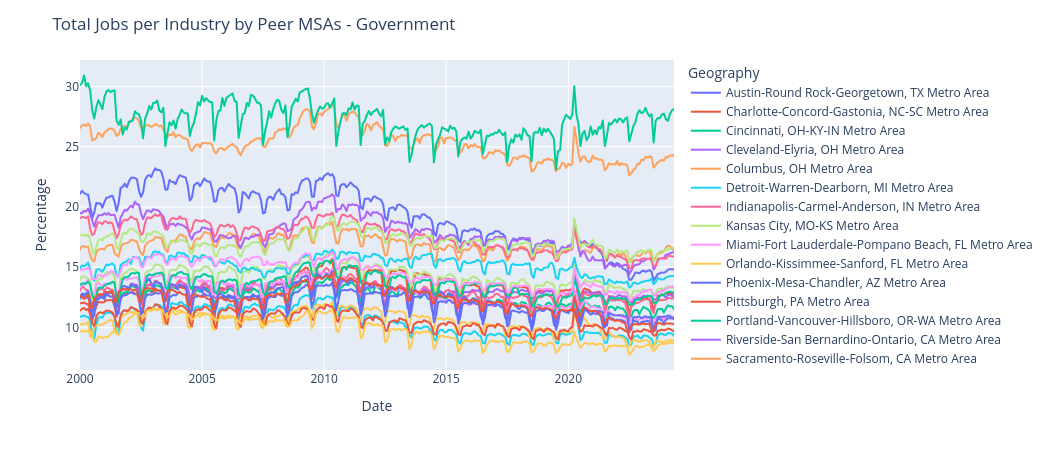
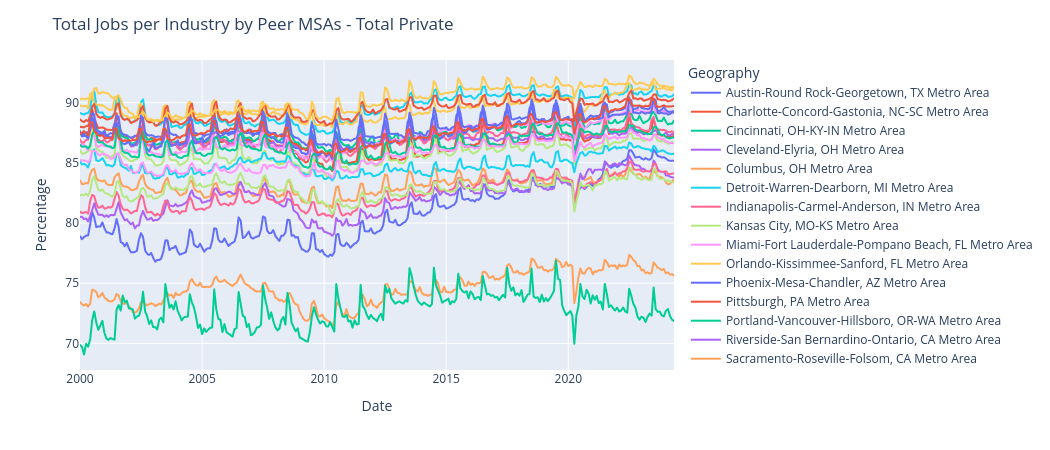

Here is the notebook cell these charts were saved with, in order:
### Code cell
def plot_lines(
    df=df_jobs, 
           loop_vars=loop_vars, by_msa=by_msa, geography=geography, 
            variable=variable, value_column=y,
            x=x, y=y,
            color=color, line_dash=line_dash, markers=markers,
            plot_title=plot_title, plot_name=plot_name, export=export
):
    if by_msa:
        df = df[df[geography] != 'All']
    else:
        df = df[df[geography] == 'All']#.drop(geography, axis=1)

    if loop_vars:
        if y == 'Percentage':
            df = df[df[variable] != 'All']
        unique_vars = df[variable].unique()
        for var in unique_vars:
            df2 = df[df[variable] == var]
            fig = px.line(df2, x=x, y=y, color=color, line_dash=line_dash, markers=markers)
            fig.update_layout(title=f'{plot_title} - {var}', xaxis_title="Date")
            # if export:
            #     fig.write_html(os.path.join(path_plots, f'{indicator_name}_{plot_name}_{var}_line.html'))
            fig.update_layout(autosize=False, width=1050, height=450, )
            fig.show()
    else:
        fig = px.line(df, x=x, y=y, color=color, line_dash=line_dash, markers=markers)
        fig.update_layout(title=plot_title, xaxis_title="Date")
        # if export:
        #     fig.write_html(os.path.join(path_plots, f'{indicator_name}_{plot_name}_line.html'))
        fig.update_layout(autosize=False, width=1050, height=450)
        fig.show()

plot_lines()

### Figure 1 — Plotly figure (JSON) as saved in the notebook; plotly's stock layout.template omitted (floating-point values rounded to 4 significant figures; data arrays with more than 128 entries replaced by an {"elided": "..."} marker saying what was removed)
{"data": [{"hovertemplate": "Geography=Austin-Round Rock-Georgetown, TX Metro Area<br>date_=%{x}<br>Percentage=%{y}<extra></extra>", "legendgroup": "Austin-Round Rock-Georgetown, TX Metro Area", "line": {"color": "#636efa", "dash": "solid"}, "marker": {"symbol": "circle"}, "mode": "lines", "name": "Austin-Round Rock-Georgetown, TX Metro Area", "showlegend": true, "type": "scattergl", "x": {"elided": "293 str values"}, "xaxis": "x", "y": {"elided": "293 float values"}, "yaxis": "y"}, {"hovertemplate": "Geography=Charlotte-Concord-Gastonia, NC-SC Metro Area<br>date_=%{x}<br>Percentage=%{y}<extra></extra>", "legendgroup": "Charlotte-Concord-Gastonia, NC-SC Metro Area", "line": {"color": "#EF553B", "dash": "solid"}, "marker": {"symbol": "circle"}, "mode": "lines", "name": "Charlotte-Concord-Gastonia, NC-SC Metro Area", "showlegend": true, "type": "scattergl", "x": {"elided": "293 str values"}, "xaxis": "x", "y": {"elided": "293 float values"}, "yaxis": "y"}, {"hovertemplate": "Geography=Cincinnati, OH-KY-IN Metro Area<br>date_=%{x}<br>Percentage=%{y}<extra></extra>", "legendgroup": "Cincinnati, OH-KY-IN Metro Area", "line": {"color": "#00cc96", "dash": "solid"}, "marker": {"symbol": "circle"}, "mode": "lines", "name": "Cincinnati, OH-KY-IN Metro Area", "showlegend": true, "type": "scattergl", "x": {"elided": "293 str values"}, "xaxis": "x", "y": {"elided": "293 float values"}, "yaxis": "y"}, {"hovertemplate": "Geography=Cleveland-Elyria, OH Metro Area<br>date_=%{x}<br>Percentage=%{y}<extra></extra>", "legendgroup": "Cleveland-Elyria, OH Metro Area", "line": {"color": "#ab63fa", "dash": "solid"}, "marker": {"symbol": "circle"}, "mode": "lines", "name": "Cleveland-Elyria, OH Metro Area", "showlegend": true, "type": "scattergl", "x": {"elided": "293 str values"}, "xaxis": "x", "y": {"elided": "293 float values"}, "yaxis": "y"}, {"hovertemplate": "Geography=Columbus, OH Metro Area<br>date_=%{x}<br>Percentage=%{y}<extra></extra>", "legendgroup": "Columbus, OH Metro Area", "line": {"color": "#FFA15A", "dash": "solid"}, "marker": {"symbol": "circle"}, "mode": "lines", "name": "Columbus, OH Metro Area", "showlegend": true, "type": "scattergl", "x": {"elided": "293 str values"}, "xaxis": "x", "y": {"elided": "293 float values"}, "yaxis": "y"}, {"hovertemplate": "Geography=Detroit-Warren-Dearborn, MI Metro Area<br>date_=%{x}<br>Percentage=%{y}<extra></extra>", "legendgroup": "Detroit-Warren-Dearborn, MI Metro Area", "line": {"color": "#19d3f3", "dash": "solid"}, "marker": {"symbol": "circle"}, "mode": "lines", "name": "Detroit-Warren-Dearborn, MI Metro Area", "showlegend": true, "type": "scattergl", "x": {"elided": "293 str values"}, "xaxis": "x", "y": {"elided": "293 float values"}, "yaxis": "y"}, {"hovertemplate": "Geography=Indianapolis-Carmel-Anderson, IN Metro Area<br>date_=%{x}<br>Percentage=%{y}<extra></extra>", "legendgroup": "Indianapolis-Carmel-Anderson, IN Metro Area", "line": {"color": "#FF6692", "dash": "solid"}, "marker": {"symbol": "circle"}, "mode": "lines", "name": "Indianapolis-Carmel-Anderson, IN Metro Area", "showlegend": true, "type": "scattergl", "x": {"elided": "293 str values"}, "xaxis": "x", "y": {"elided": "293 float values"}, "yaxis": "y"}, {"hovertemplate": "Geography=Kansas City, MO-KS Metro Area<br>date_=%{x}<br>Percentage=%{y}<extra></extra>", "legendgroup": "Kansas City, MO-KS Metro Area", "line": {"color": "#B6E880", "dash": "solid"}, "marker": {"symbol": "circle"}, "mode": "lines", "name": "Kansas City, MO-KS Metro Area", "showlegend": true, "type": "scattergl", "x": {"elided": "293 str values"}, "xaxis": "x", "y": {"elided": "293 float values"}, "yaxis": "y"}, {"hovertemplate": "Geography=Miami-Fort Lauderdale-Pompano Beach, FL Metro Area<br>date_=%{x}<br>Percentage=%{y}<extra></extra>", "legendgroup": "Miami-Fort Lauderdale-Pompano Beach, FL Metro Area", "line": {"color": "#FF97FF", "dash": "solid"}, "marker": {"symbol": "circle"}, "mode": "lines", "name": "Miami-Fort Lauderdale-Pompano Beach, FL Metro Area", "showlegend": true, "type": "scattergl", "x": {"elided": "293 str values"}, "xaxis": "x", "y": {"elided": "293 float values"}, "yaxis": "y"}, {"hovertemplate": "Geography=Orlando-Kissimmee-Sanford, FL Metro Area<br>date_=%{x}<br>Percentage=%{y}<extra></extra>", "legendgroup": "Orlando-Kissimmee-Sanford, FL Metro Area", "line": {"color": "#FECB52", "dash": "solid"}, "marker": {"symbol": "circle"}, "mode": "lines", "name": "Orlando-Kissimmee-Sanford, FL Metro Area", "showlegend": true, "type": "scattergl", "x": {"elided": "293 str values"}, "xaxis": "x", "y": {"elided": "293 float values"}, "yaxis": "y"}, {"hovertemplate": "Geography=Phoenix-Mesa-Chandler, AZ Metro Area<br>date_=%{x}<br>Percentage=%{y}<extra></extra>", "legendgroup": "Phoenix-Mesa-Chandler, AZ Metro Area", "line": {"color": "#636efa", "dash": "solid"}, "marker": {"symbol": "circle"}, "mode": "lines", "name": "Phoenix-Mesa-Chandler, AZ Metro Area", "showlegend": true, "type": "scattergl", "x": {"elided": "293 str values"}, "xaxis": "x", "y": {"elided": "293 float values"}, "yaxis": "y"}, {"hovertemplate": "Geography=Pittsburgh, PA Metro Area<br>date_=%{x}<br>Percentage=%{y}<extra></extra>", "legendgroup": "Pittsburgh, PA Metro Area", "line": {"color": "#EF553B", "dash": "solid"}, "marker": {"symbol": "circle"}, "mode": "lines", "name": "Pittsburgh, PA Metro Area", "showlegend": true, "type": "scattergl", "x": {"elided": "293 str values"}, "xaxis": "x", "y": {"elided": "293 float values"}, "yaxis": "y"}, {"hovertemplate": "Geography=Portland-Vancouver-Hillsboro, OR-WA Metro Area<br>date_=%{x}<br>Percentage=%{y}<extra></extra>", "legendgroup": "Portland-Vancouver-Hillsboro, OR-WA Metro Area", "line": {"color": "#00cc96", "dash": "solid"}, "marker": {"symbol": "circle"}, "mode": "lines", "name": "Portland-Vancouver-Hillsboro, OR-WA Metro Area", "showlegend": true, "type": "scattergl", "x": {"elided": "293 str values"}, "xaxis": "x", "y": {"elided": "293 float values"}, "yaxis": "y"}, {"hovertemplate": "Geography=Riverside-San Bernardino-Ontario, CA Metro Area<br>date_=%{x}<br>Percentage=%{y}<extra></extra>", "legendgroup": "Riverside-San Bernardino-Ontario, CA Metro Area", "line": {"color": "#ab63fa", "dash": "solid"}, "marker": {"symbol": "circle"}, "mode": "lines", "name": "Riverside-San Bernardino-Ontario, CA Metro Area", "showlegend": true, "type": "scattergl", "x": {"elided": "293 str values"}, "xaxis": "x", "y": {"elided": "293 float values"}, "yaxis": "y"}, {"hovertemplate": "Geography=Sacramento-Roseville-Folsom, CA Metro Area<br>date_=%{x}<br>Percentage=%{y}<extra></extra>", "legendgroup": "Sacramento-Roseville-Folsom, CA Metro Area", "line": {"color": "#FFA15A", "dash": "solid"}, "marker": {"symbol": "circle"}, "mode": "lines", "name": "Sacramento-Roseville-Folsom, CA Metro Area", "showlegend": true, "type": "scattergl", "x": {"elided": "293 str values"}, "xaxis": "x", "y": {"elided": "293 float values"}, "yaxis": "y"}, {"hovertemplate": "Geography=Salt Lake City, UT Metro Area<br>date_=%{x}<br>Percentage=%{y}<extra></extra>", "legendgroup": "Salt Lake City, UT Metro Area", "line": {"color": "#19d3f3", "dash": "solid"}, "marker": {"symbol": "circle"}, "mode": "lines", "name": "Salt Lake City, UT Metro Area", "showlegend": true, "type": "scattergl", "x": {"elided": "293 str values"}, "xaxis": "x", "y": {"elided": "293 float values"}, "yaxis": "y"}, {"hovertemplate": "Geography=San Antonio-New Braunfels, TX Metro Area<br>date_=%{x}<br>Percentage=%{y}<extra></extra>", "legendgroup": "San Antonio-New Braunfels, TX Metro Area", "line": {"color": "#FF6692", "dash": "solid"}, "marker": {"symbol": "circle"}, "mode": "lines", "name": "San Antonio-New Braunfels, TX Metro Area", "showlegend": true, "type": "scattergl", "x": {"elided": "293 str values"}, "xaxis": "x", "y": {"elided": "293 float values"}, "yaxis": "y"}, {"hovertemplate": "Geography=San Diego-Chula Vista-Carlsbad, CA Metro Area<br>date_=%{x}<br>Percentage=%{y}<extra></extra>", "legendgroup": "San Diego-Chula Vista-Carlsbad, CA Metro Area", "line": {"color": "#B6E880", "dash": "solid"}, "marker": {"symbol": "circle"}, "mode": "lines", "name": "San Diego-Chula Vista-Carlsbad, CA Metro Area", "showlegend": true, "type": "scattergl", "x": {"elided": "293 str values"}, "xaxis": "x", "y": {"elided": "293 float values"}, "yaxis": "y"}, {"hovertemplate": "Geography=San Francisco-Oakland-Berkeley, CA Metro Area<br>date_=%{x}<br>Percentage=%{y}<extra></extra>", "legendgroup": "San Francisco-Oakland-Berkeley, CA Metro Area", "line": {"color": "#FF97FF", "dash": "solid"}, "marker": {"symbol": "circle"}, "mode": "lines", "name": "San Francisco-Oakland-Berkeley, CA Metro Area", "showlegend": true, "type": "scattergl", "x": {"elided": "293 str values"}, "xaxis": "x", "y": {"elided": "293 float values"}, "yaxis": "y"}, {"hovertemplate": "Geography=San Jose-Sunnyvale-Santa Clara, CA Metro Area<br>date_=%{x}<br>Percentage=%{y}<extra></extra>", "legendgroup": "San Jose-Sunnyvale-Santa Clara, CA Metro Area", "line": {"color": "#FECB52", "dash": "solid"}, "marker": {"symbol": "circle"}, "mode": "lines", "name": "San Jose-Sunnyvale-Santa Clara, CA Metro Area", "showlegend": true, "type": "scattergl", "x": {"elided": "293 str values"}, "xaxis": "x", "y": {"elided": "293 float values"}, "yaxis": "y"}, {"hovertemplate": "Geography=St. Louis, MO-IL Metro Area<br>date_=%{x}<br>Percentage=%{y}<extra></extra>", "legendgroup": "St. Louis, MO-IL Metro Area", "line": {"color": "#636efa", "dash": "solid"}, "marker": {"symbol": "circle"}, "mode": "lines", "name": "St. Louis, MO-IL Metro Area", "showlegend": true, "type": "scattergl", "x": {"elided": "293 str values"}, "xaxis": "x", "y": {"elided": "293 float values"}, "yaxis": "y"}, {"hovertemplate": "Geography=Tampa-St. Petersburg-Clearwater, FL Metro Area<br>date_=%{x}<br>Percentage=%{y}<extra></extra>", "legendgroup": "Tampa-St. Petersburg-Clearwater, FL Metro Area", "line": {"color": "#EF553B", "dash": "solid"}, "marker": {"symbol": "circle"}, "mode": "lines", "name": "Tampa-St. Petersburg-Clearwater, FL Metro Area", "showlegend": true, "type": "scattergl", "x": {"elided": "293 str values"}, "xaxis": "x", "y": {"elided": "293 float values"}, "yaxis": "y"}, {"hovertemplate": "Geography=Yuba City, CA Metro Area<br>date_=%{x}<br>Percentage=%{y}<extra></extra>", "legendgroup": "Yuba City, CA Metro Area", "line": {"color": "#00cc96", "dash": "solid"}, "marker": {"symbol": "circle"}, "mode": "lines", "name": "Yuba City, CA Metro Area", "showlegend": true, "type": "scattergl", "x": {"elided": "293 str values"}, "xaxis": "x", "y": {"elided": "293 float values"}, "yaxis": "y"}], "layout": {"autosize": false, "height": 450, "legend": {"title": {"text": "Geography"}, "tracegroupgap": 0}, "margin": {"t": 60}, "title": {"text": "Total Jobs per Industry by Peer MSAs - Government"}, "width": 1050, "xaxis": {"anchor": "y", "domain": [0, 1], "title": {"text": "Date"}}, "yaxis": {"anchor": "x", "domain": [0, 1], "title": {"text": "Percentage"}}}}

### Figure 2 — Plotly figure (JSON) as saved in the notebook; plotly's stock layout.template omitted (floating-point values rounded to 4 significant figures; data arrays with more than 128 entries replaced by an {"elided": "..."} marker saying what was removed)
{"data": [{"hovertemplate": "Geography=Austin-Round Rock-Georgetown, TX Metro Area<br>date_=%{x}<br>Percentage=%{y}<extra></extra>", "legendgroup": "Austin-Round Rock-Georgetown, TX Metro Area", "line": {"color": "#636efa", "dash": "solid"}, "marker": {"symbol": "circle"}, "mode": "lines", "name": "Austin-Round Rock-Georgetown, TX Metro Area", "showlegend": true, "type": "scattergl", "x": {"elided": "293 str values"}, "xaxis": "x", "y": {"elided": "293 float values"}, "yaxis": "y"}, {"hovertemplate": "Geography=Charlotte-Concord-Gastonia, NC-SC Metro Area<br>date_=%{x}<br>Percentage=%{y}<extra></extra>", "legendgroup": "Charlotte-Concord-Gastonia, NC-SC Metro Area", "line": {"color": "#EF553B", "dash": "solid"}, "marker": {"symbol": "circle"}, "mode": "lines", "name": "Charlotte-Concord-Gastonia, NC-SC Metro Area", "showlegend": true, "type": "scattergl", "x": {"elided": "293 str values"}, "xaxis": "x", "y": {"elided": "293 float values"}, "yaxis": "y"}, {"hovertemplate": "Geography=Cincinnati, OH-KY-IN Metro Area<br>date_=%{x}<br>Percentage=%{y}<extra></extra>", "legendgroup": "Cincinnati, OH-KY-IN Metro Area", "line": {"color": "#00cc96", "dash": "solid"}, "marker": {"symbol": "circle"}, "mode": "lines", "name": "Cincinnati, OH-KY-IN Metro Area", "showlegend": true, "type": "scattergl", "x": {"elided": "293 str values"}, "xaxis": "x", "y": {"elided": "293 float values"}, "yaxis": "y"}, {"hovertemplate": "Geography=Cleveland-Elyria, OH Metro Area<br>date_=%{x}<br>Percentage=%{y}<extra></extra>", "legendgroup": "Cleveland-Elyria, OH Metro Area", "line": {"color": "#ab63fa", "dash": "solid"}, "marker": {"symbol": "circle"}, "mode": "lines", "name": "Cleveland-Elyria, OH Metro Area", "showlegend": true, "type": "scattergl", "x": {"elided": "293 str values"}, "xaxis": "x", "y": {"elided": "293 float values"}, "yaxis": "y"}, {"hovertemplate": "Geography=Columbus, OH Metro Area<br>date_=%{x}<br>Percentage=%{y}<extra></extra>", "legendgroup": "Columbus, OH Metro Area", "line": {"color": "#FFA15A", "dash": "solid"}, "marker": {"symbol": "circle"}, "mode": "lines", "name": "Columbus, OH Metro Area", "showlegend": true, "type": "scattergl", "x": {"elided": "293 str values"}, "xaxis": "x", "y": {"elided": "293 float values"}, "yaxis": "y"}, {"hovertemplate": "Geography=Detroit-Warren-Dearborn, MI Metro Area<br>date_=%{x}<br>Percentage=%{y}<extra></extra>", "legendgroup": "Detroit-Warren-Dearborn, MI Metro Area", "line": {"color": "#19d3f3", "dash": "solid"}, "marker": {"symbol": "circle"}, "mode": "lines", "name": "Detroit-Warren-Dearborn, MI Metro Area", "showlegend": true, "type": "scattergl", "x": {"elided": "293 str values"}, "xaxis": "x", "y": {"elided": "293 float values"}, "yaxis": "y"}, {"hovertemplate": "Geography=Indianapolis-Carmel-Anderson, IN Metro Area<br>date_=%{x}<br>Percentage=%{y}<extra></extra>", "legendgroup": "Indianapolis-Carmel-Anderson, IN Metro Area", "line": {"color": "#FF6692", "dash": "solid"}, "marker": {"symbol": "circle"}, "mode": "lines", "name": "Indianapolis-Carmel-Anderson, IN Metro Area", "showlegend": true, "type": "scattergl", "x": {"elided": "293 str values"}, "xaxis": "x", "y": {"elided": "293 float values"}, "yaxis": "y"}, {"hovertemplate": "Geography=Kansas City, MO-KS Metro Area<br>date_=%{x}<br>Percentage=%{y}<extra></extra>", "legendgroup": "Kansas City, MO-KS Metro Area", "line": {"color": "#B6E880", "dash": "solid"}, "marker": {"symbol": "circle"}, "mode": "lines", "name": "Kansas City, MO-KS Metro Area", "showlegend": true, "type": "scattergl", "x": {"elided": "293 str values"}, "xaxis": "x", "y": {"elided": "293 float values"}, "yaxis": "y"}, {"hovertemplate": "Geography=Miami-Fort Lauderdale-Pompano Beach, FL Metro Area<br>date_=%{x}<br>Percentage=%{y}<extra></extra>", "legendgroup": "Miami-Fort Lauderdale-Pompano Beach, FL Metro Area", "line": {"color": "#FF97FF", "dash": "solid"}, "marker": {"symbol": "circle"}, "mode": "lines", "name": "Miami-Fort Lauderdale-Pompano Beach, FL Metro Area", "showlegend": true, "type": "scattergl", "x": {"elided": "293 str values"}, "xaxis": "x", "y": {"elided": "293 float values"}, "yaxis": "y"}, {"hovertemplate": "Geography=Orlando-Kissimmee-Sanford, FL Metro Area<br>date_=%{x}<br>Percentage=%{y}<extra></extra>", "legendgroup": "Orlando-Kissimmee-Sanford, FL Metro Area", "line": {"color": "#FECB52", "dash": "solid"}, "marker": {"symbol": "circle"}, "mode": "lines", "name": "Orlando-Kissimmee-Sanford, FL Metro Area", "showlegend": true, "type": "scattergl", "x": {"elided": "293 str values"}, "xaxis": "x", "y": {"elided": "293 float values"}, "yaxis": "y"}, {"hovertemplate": "Geography=Phoenix-Mesa-Chandler, AZ Metro Area<br>date_=%{x}<br>Percentage=%{y}<extra></extra>", "legendgroup": "Phoenix-Mesa-Chandler, AZ Metro Area", "line": {"color": "#636efa", "dash": "solid"}, "marker": {"symbol": "circle"}, "mode": "lines", "name": "Phoenix-Mesa-Chandler, AZ Metro Area", "showlegend": true, "type": "scattergl", "x": {"elided": "293 str values"}, "xaxis": "x", "y": {"elided": "293 float values"}, "yaxis": "y"}, {"hovertemplate": "Geography=Pittsburgh, PA Metro Area<br>date_=%{x}<br>Percentage=%{y}<extra></extra>", "legendgroup": "Pittsburgh, PA Metro Area", "line": {"color": "#EF553B", "dash": "solid"}, "marker": {"symbol": "circle"}, "mode": "lines", "name": "Pittsburgh, PA Metro Area", "showlegend": true, "type": "scattergl", "x": {"elided": "293 str values"}, "xaxis": "x", "y": {"elided": "293 float values"}, "yaxis": "y"}, {"hovertemplate": "Geography=Portland-Vancouver-Hillsboro, OR-WA Metro Area<br>date_=%{x}<br>Percentage=%{y}<extra></extra>", "legendgroup": "Portland-Vancouver-Hillsboro, OR-WA Metro Area", "line": {"color": "#00cc96", "dash": "solid"}, "marker": {"symbol": "circle"}, "mode": "lines", "name": "Portland-Vancouver-Hillsboro, OR-WA Metro Area", "showlegend": true, "type": "scattergl", "x": {"elided": "293 str values"}, "xaxis": "x", "y": {"elided": "293 float values"}, "yaxis": "y"}, {"hovertemplate": "Geography=Riverside-San Bernardino-Ontario, CA Metro Area<br>date_=%{x}<br>Percentage=%{y}<extra></extra>", "legendgroup": "Riverside-San Bernardino-Ontario, CA Metro Area", "line": {"color": "#ab63fa", "dash": "solid"}, "marker": {"symbol": "circle"}, "mode": "lines", "name": "Riverside-San Bernardino-Ontario, CA Metro Area", "showlegend": true, "type": "scattergl", "x": {"elided": "293 str values"}, "xaxis": "x", "y": {"elided": "293 float values"}, "yaxis": "y"}, {"hovertemplate": "Geography=Sacramento-Roseville-Folsom, CA Metro Area<br>date_=%{x}<br>Percentage=%{y}<extra></extra>", "legendgroup": "Sacramento-Roseville-Folsom, CA Metro Area", "line": {"color": "#FFA15A", "dash": "solid"}, "marker": {"symbol": "circle"}, "mode": "lines", "name": "Sacramento-Roseville-Folsom, CA Metro Area", "showlegend": true, "type": "scattergl", "x": {"elided": "293 str values"}, "xaxis": "x", "y": {"elided": "293 float values"}, "yaxis": "y"}, {"hovertemplate": "Geography=Salt Lake City, UT Metro Area<br>date_=%{x}<br>Percentage=%{y}<extra></extra>", "legendgroup": "Salt Lake City, UT Metro Area", "line": {"color": "#19d3f3", "dash": "solid"}, "marker": {"symbol": "circle"}, "mode": "lines", "name": "Salt Lake City, UT Metro Area", "showlegend": true, "type": "scattergl", "x": {"elided": "293 str values"}, "xaxis": "x", "y": {"elided": "293 float values"}, "yaxis": "y"}, {"hovertemplate": "Geography=San Antonio-New Braunfels, TX Metro Area<br>date_=%{x}<br>Percentage=%{y}<extra></extra>", "legendgroup": "San Antonio-New Braunfels, TX Metro Area", "line": {"color": "#FF6692", "dash": "solid"}, "marker": {"symbol": "circle"}, "mode": "lines", "name": "San Antonio-New Braunfels, TX Metro Area", "showlegend": true, "type": "scattergl", "x": {"elided": "293 str values"}, "xaxis": "x", "y": {"elided": "293 float values"}, "yaxis": "y"}, {"hovertemplate": "Geography=San Diego-Chula Vista-Carlsbad, CA Metro Area<br>date_=%{x}<br>Percentage=%{y}<extra></extra>", "legendgroup": "San Diego-Chula Vista-Carlsbad, CA Metro Area", "line": {"color": "#B6E880", "dash": "solid"}, "marker": {"symbol": "circle"}, "mode": "lines", "name": "San Diego-Chula Vista-Carlsbad, CA Metro Area", "showlegend": true, "type": "scattergl", "x": {"elided": "293 str values"}, "xaxis": "x", "y": {"elided": "293 float values"}, "yaxis": "y"}, {"hovertemplate": "Geography=San Francisco-Oakland-Berkeley, CA Metro Area<br>date_=%{x}<br>Percentage=%{y}<extra></extra>", "legendgroup": "San Francisco-Oakland-Berkeley, CA Metro Area", "line": {"color": "#FF97FF", "dash": "solid"}, "marker": {"symbol": "circle"}, "mode": "lines", "name": "San Francisco-Oakland-Berkeley, CA Metro Area", "showlegend": true, "type": "scattergl", "x": {"elided": "293 str values"}, "xaxis": "x", "y": {"elided": "293 float values"}, "yaxis": "y"}, {"hovertemplate": "Geography=San Jose-Sunnyvale-Santa Clara, CA Metro Area<br>date_=%{x}<br>Percentage=%{y}<extra></extra>", "legendgroup": "San Jose-Sunnyvale-Santa Clara, CA Metro Area", "line": {"color": "#FECB52", "dash": "solid"}, "marker": {"symbol": "circle"}, "mode": "lines", "name": "San Jose-Sunnyvale-Santa Clara, CA Metro Area", "showlegend": true, "type": "scattergl", "x": {"elided": "293 str values"}, "xaxis": "x", "y": {"elided": "293 float values"}, "yaxis": "y"}, {"hovertemplate": "Geography=St. Louis, MO-IL Metro Area<br>date_=%{x}<br>Percentage=%{y}<extra></extra>", "legendgroup": "St. Louis, MO-IL Metro Area", "line": {"color": "#636efa", "dash": "solid"}, "marker": {"symbol": "circle"}, "mode": "lines", "name": "St. Louis, MO-IL Metro Area", "showlegend": true, "type": "scattergl", "x": {"elided": "293 str values"}, "xaxis": "x", "y": {"elided": "293 float values"}, "yaxis": "y"}, {"hovertemplate": "Geography=Tampa-St. Petersburg-Clearwater, FL Metro Area<br>date_=%{x}<br>Percentage=%{y}<extra></extra>", "legendgroup": "Tampa-St. Petersburg-Clearwater, FL Metro Area", "line": {"color": "#EF553B", "dash": "solid"}, "marker": {"symbol": "circle"}, "mode": "lines", "name": "Tampa-St. Petersburg-Clearwater, FL Metro Area", "showlegend": true, "type": "scattergl", "x": {"elided": "293 str values"}, "xaxis": "x", "y": {"elided": "293 float values"}, "yaxis": "y"}, {"hovertemplate": "Geography=Yuba City, CA Metro Area<br>date_=%{x}<br>Percentage=%{y}<extra></extra>", "legendgroup": "Yuba City, CA Metro Area", "line": {"color": "#00cc96", "dash": "solid"}, "marker": {"symbol": "circle"}, "mode": "lines", "name": "Yuba City, CA Metro Area", "showlegend": true, "type": "scattergl", "x": {"elided": "293 str values"}, "xaxis": "x", "y": {"elided": "293 float values"}, "yaxis": "y"}], "layout": {"autosize": false, "height": 450, "legend": {"title": {"text": "Geography"}, "tracegroupgap": 0}, "margin": {"t": 60}, "title": {"text": "Total Jobs per Industry by Peer MSAs - Total Private"}, "width": 1050, "xaxis": {"anchor": "y", "domain": [0, 1], "title": {"text": "Date"}}, "yaxis": {"anchor": "x", "domain": [0, 1], "title": {"text": "Percentage"}}}}
